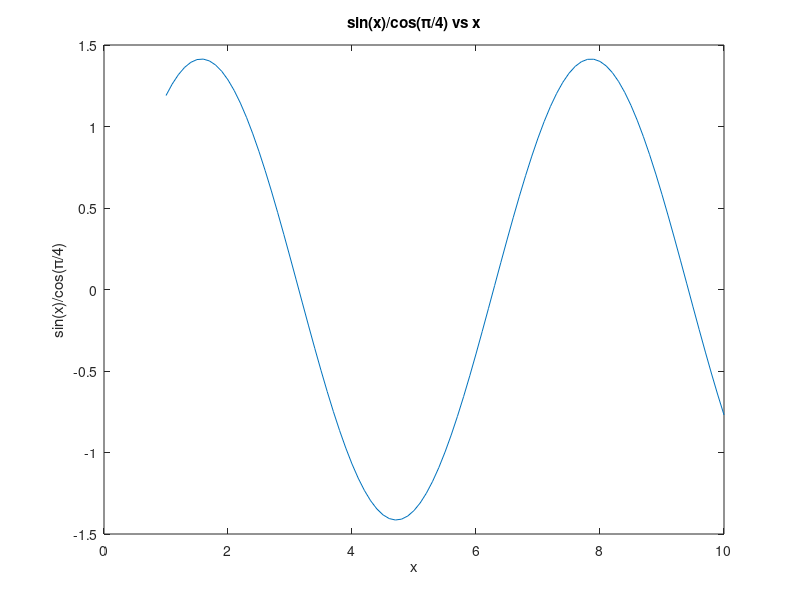

This figure's MATLAB source:
%% CS 310 Team Lab 1: Engineering Cost Analysis in MATLAB
% SOLUTION - Fall 2015
%
% <<../tvom_formula.gif>>

%% 1.a Numeric Calculations
% 
% $$ F = P(1+a)^n $$
% 
F = 10000*(1+0.04)^5;

% Use disp and num2str to format answer in a more user-friendly way
disp(['You will have $' num2str(F) ' after 5 years if you invest ' ...
      '$10,000 at 4%'])
  
%% 1.b Numeric computations on vectors (and matrices)

disp('Notice how the colon operator is used to create a vector')
a = 0.04 : 0.005 : 0.07

% F = 10000*(1+a)^5;
disp('F = 10000*(1+a)^5 caused error.  Fixed with element-wise operator')
F = 10000*(1+a).^5

%% 2.a Matrix Multiplication
A = [ 1 , 2 ; 3 , 4 ; 5 , 6 ; 7 , 8 ]
B = [  1,  2, 3 ;  4,  5, 6 ]
C = A * B
% D = B * A
disp('B*A did not work because the dimensions are incompatible')

%% 2.b Add a scalar to a matrix
one_plus_a = 1 + a

%% 2.c Matrix operators vs Element-wise operator
x = [ 1 2 3 4 ; 5 6 7 8; 9 10 11 12; 13 14 15 16]

disp('Matrix multiplication of ''squaring'' a matrix')
x2_matrix_algebra_mult = x^2

disp('Element-wise multiplication ''squaring'' a matrix')
x2_elementwise_mult = x.^2

%% 2.d Which operator will square each interest rate in our computation?
% The .^ (dot-power) operator will square each interest rate

%%  3.a Plot the Future Value of Money vs Interest Rate
% 
% $$ F = P(1+a)^n $$
%
FV = 10000*(1+a).^5;
plot(a,FV)

% Add titles and axis labels after the plot command to 
% make your plots more user-friendly
title('Future Value after 5 years vs Interest Rate')
xlabel('Interest Rates')
ylabel('Future value of $10,000 after 5 years')

% Soon, loops will offer a better way to display this user-friendly info.
disp(['Interest rate ' num2str(a(1)) ', 5 yrs, amt = $' num2str(FV(1))])
disp(['Interest rate ' num2str(a(2)) ', 5 yrs, amt = $' num2str(FV(2))])
disp(['Interest rate ' num2str(a(3)) ', 5 yrs, amt = $' num2str(FV(3))])
disp(['Interest rate ' num2str(a(4)) ', 5 yrs, amt = $' num2str(FV(4))])
disp(['Interest rate ' num2str(a(5)) ', 5 yrs, amt = $' num2str(FV(5))])
disp(['Interest rate ' num2str(a(6)) ', 5 yrs, amt = $' num2str(FV(6))])
disp(['Interest rate ' num2str(a(7)) ', 5 yrs, amt = $' num2str(FV(7))])

%% 3.b Investment Option
% Which investment option is better? 
%
% # Invest $2,500 for 3 years at 5.7%, then reinvest for 3 years at 5.3%.
% # Invest $2,500 for 6 years at 5.5%.
format long
FV0pt1_first3years = 2500*(1+0.057)^3
FVOption1 = FV0pt1_first3years*(1+0.053)^3
FVOption2 = 2500*(1+0.055)^6
disp('Investment option 2 is slightly better for the given interest rates.')

%% 4. Publishing to HTML
% Added cell headers, comments, and used disp for results.
%
% Then used Save and Publish to create this web page.

%% 5. Publishing Multiple Plots (a second plot figure)
plot(x(1,:),x2_elementwise_mult(1,:))

%% 6. Displaying Equations in Published HTML
%
% $$ y = \frac{sin(x)}{cos(\frac{\pi}{4})} $$
%
x = 1:0.1:10;
y = sin(x)/cos(pi/4);
plot(x,y)
title('sin(x)/cos(\pi/4) vs x')
xlabel('x')
ylabel('sin(x)/cos(\pi/4)')

%% 7. Displaying Lists in Published HTML
% Below is an example of a bulleted list
% 
% * Name 1
% * Name 2
% * Name 3
%

%% 7.(cont) Numbered list example 
% # Launch MATLAB
% # Create script file
% # Write MATLAB code
% # Run script
% # Save and publish
% # Print or upload as needed 

%% 10. Getting Help
help plot
% doc plot
